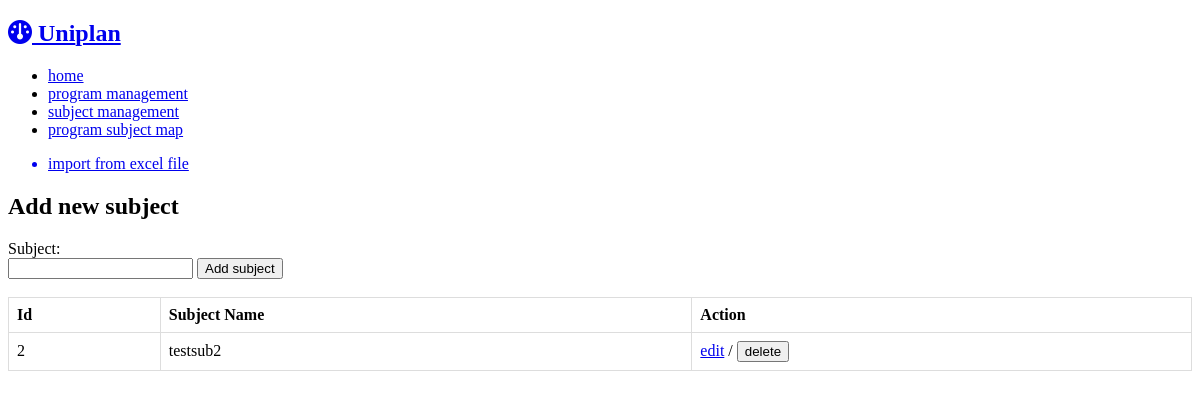
Before: /manage_sub with the older database file.
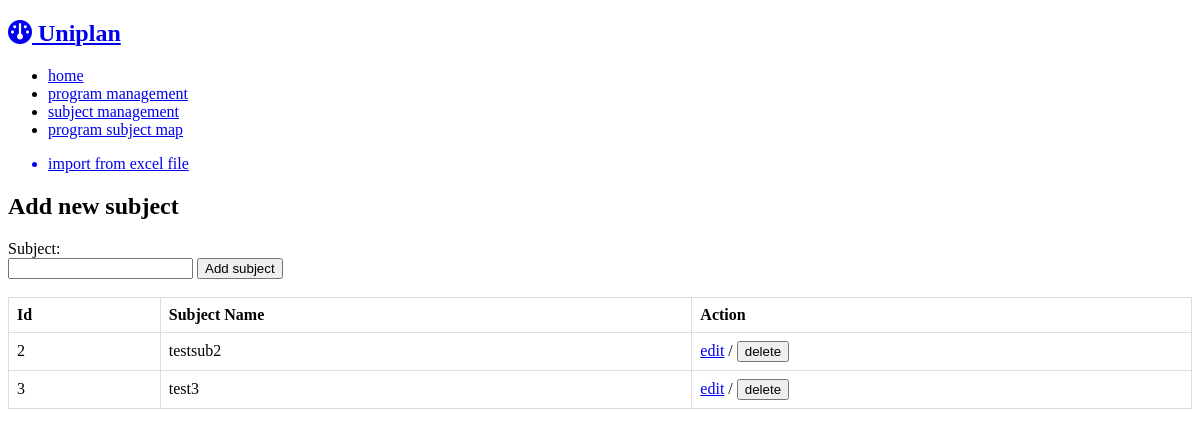
After: the same page with the newer database file.
### uniplan/models.py (models this page shows)
class Subject(db.Model):
    __tablename__ = 'subject'
    subject_id = db.Column(db.Integer, primary_key=True, autoincrement=True, unique=True)
    subject_name = db.Column(db.Text)

### uniplan/routes.py (the view)
@app.route('/manage_sub', methods=['GET', 'POST'])
def manage_sub():
    subjects = Subject.query.all()
    form = SubjectForm()
    if form.validate_on_submit():
        subject_name = form.subject_name.data
        new_subject = Subject(subject_name=subject_name)
        db.session.add(new_subject)
        db.session.commit()
        return redirect(url_for('manage_sub'))
    return render_template('manage_sub.html', form=form, subjects=subjects)

### uniplan/forms.py
class SubjectForm(FlaskForm):
    subject_name = StringField('Subject Name', validators=[DataRequired()])

### uniplan/templates/manage_sub.html (shortened to what this page needs)
{% extends 'base.html' %}
{% block content %}
<ul>
    <a href='#'><li>import from excel file</li></a>
</ul>
<div class='add-subject'>
    <h2>Add new subject</h2>
    <form id="add-subject-form" action="/manage_sub" method="post">
        <label for="subject_name">Subject:</label><br>
        {{ form.subject_name(class="form-control") }}
        <button type="submit" class="btn btn-primary">Add subject</button><br><br>
    </form>
</div>
<div class='program-area'>
    {% if subjects %}
        <table>
            <thead>
                <tr>
                    <th>Id</th>
                    <th>Subject Name</th>
                    <th>Action</th>
                </tr>
            </thead>
            <tbody>
                {% for subject in subjects %}
                    <tr>
                        <td>{{ subject.subject_id }}</td>
                        <td>{{ subject.subject_name }}</td>
                        <td>
                            <a href="#">edit</a> /
                            <button class="delete-btn" data-subject-id="{{ subject.subject_id }}">delete</button>
                        </td>
                    </tr>
                {% endfor %}
            </tbody>
        </table>
    {% else %}
        <span>No subjects here yet! Add some</span>
    {% endif %}
</div>
{% endblock %}

Changed rows visible on the page:
added Subject: subject_id "3", subject_name "test3"
